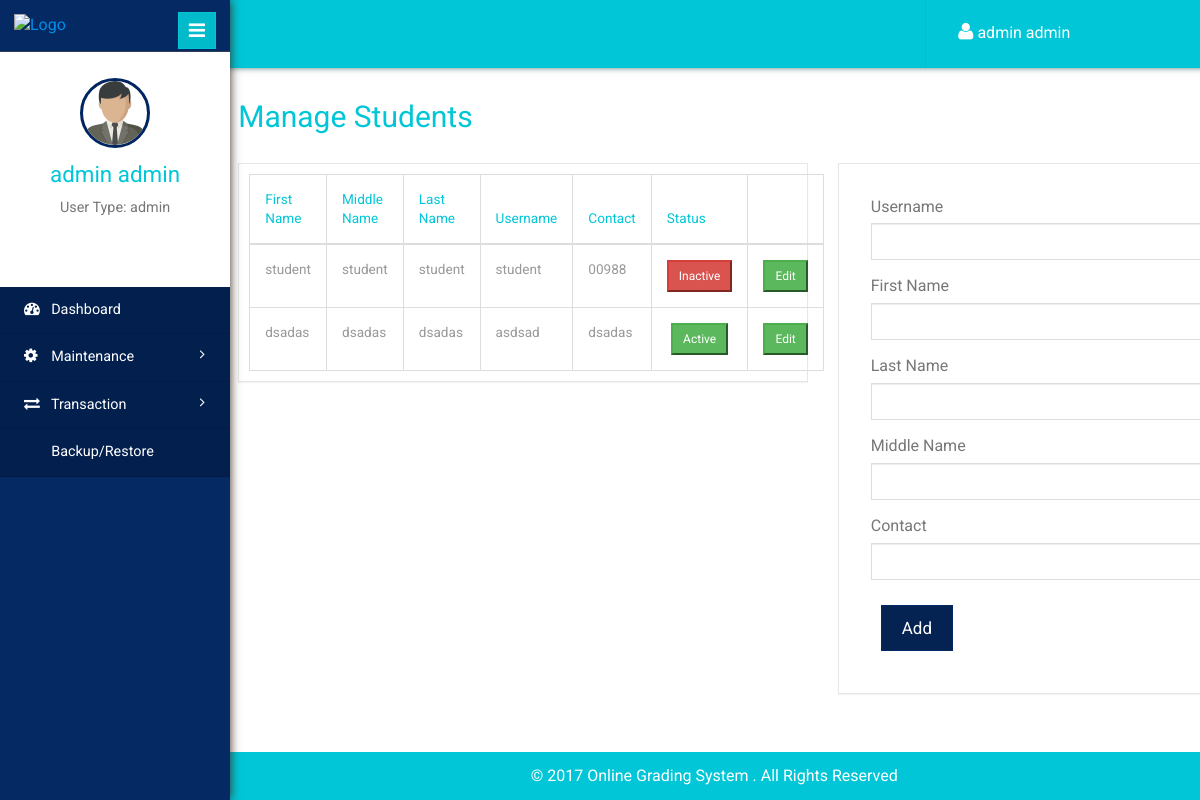
The page /student.php (signed in) on the database its author committed.
### tables this page shows
CREATE TABLE `usertbl` (
  `id` int(11) NOT NULL,
  `username` varchar(140) NOT NULL,
  `password` varchar(100) NOT NULL,
  `fname` varchar(140) NOT NULL,
  `mname` varchar(140) NOT NULL,
  `lname` varchar(140) NOT NULL,
  `contact` varchar(140) NOT NULL,
  `usertype` varchar(50) NOT NULL,
  `status` int(11) NOT NULL
);

### session.php (called while the page is built, shortened)
<?php
if (isset($_SESSION['username']))
{
	$username = $_SESSION['username'];
}
else
{
	header("Location: index.php");
	exit();
}
$result = mysqli_query($con,"SELECT * FROM usertbl WHERE username = '$username'")or die(mysqli_error($con));
$user_rows = mysqli_fetch_array($result);
$fname = $user_rows['fname'];
$lname = $user_rows['lname'];
$userType = $user_rows['usertype'];
$name = $fname." ".$lname;
?>

### student.php (the view, shortened to what this page needs)
<!DOCTYPE html>
<html>
<head>
	<?php include "inc/navbar.php"; ?>
</head>
<body>
	<div class="page-container">
		<div class="left-content">
			<?php include "inc/header.php"; ?>
			<div class="outter-wp">
				<div class="sub-heard-part">
					<ol class="breadcrumb m-b-0">
						<li><h2 style="margin-top:0px;"><a>Manage Students</a></h2></li>
					</ol>
				</div>
				<div class="graph-visual tables-main">
					<div class="row">
						<div class="col-sm-7">
							<div class="graph" style="padding:10px;">
								<form name="activeInactiveStudentForm" action="crud_function.php" method="post">
									<table class="table table-bordered">
										<thead>
											<tr>
												<th>First Name</th>
												<th>Middle Name</th>
												<th>Last Name</th>
												<th>Username</th>
												<th>Contact</th>
												<th>Status</th>
												<th></th>
											</tr>
										</thead>
										<tbody>
											<?php
											$query = "SELECT * FROM usertbl WHERE usertype = 'student'";
											$result = mysqli_query($con, $query);
											while($row = mysqli_fetch_array($result)){
												?>
												<tr>
													<td><?php echo $row['fname']; ?></td>
													<td><?php echo $row['mname']; ?></td>
													<td><?php echo $row['lname']; ?></td>
													<td><?php echo $row['username']; ?></td>
													<td><?php echo $row['contact']; ?></td>
													<?php
														if($row['status'] == 0)
														{
															echo "<td><center><button name='activeStudentBtn' studid='" . $row['id'] . "' onclick='activeInactive(this)' class='btn-success btn-sm'>Active</button></center></td>";
														}
														else
														{
															echo "<td><button name='activeStudentBtn' studid='" . $row['id'] . "' onclick='activeInactive(this)' class='btn-danger btn-sm'>Inactive</button></center></td>";
														}
													?>
													<td><button type="button" style="margin:0px;" userid="<?php echo $row['id']; ?>" firstname="<?php echo $row['fname']; ?>" middlename="<?php echo $row['mname']; ?>" lastname="<?php echo $row['lname']; ?>" username="<?php echo $row['username']; ?>" contact="<?php echo $row['contact']; ?>" class="btn-success btn-sm"  onclick="edit(this)"> Edit</button></td>
												</tr>
												<?php } ?>
											</tbody>
										</table>
									</form>
								</div>
							</div>
							<div class="col-sm-5">
								<div class="graph">
									<form action="crud_function.php" method="post">
										<div class="form-group">
											<label>Username</label>
											<input type="text" class="form-control" name="txtUsername" id="txtUsername" required>
										</div>
										<div class="form-group">
											<label>First Name</label>
											<input type="text" class="form-control" name="txtFirstname" id="txtFirstname" required>
										</div>
										<div class="form-group">
											<label>Last Name</label>
											<input type="text" class="form-control" name="txtLastname" id="txtLastname" required>
										</div>
										<div class="form-group">
											<label>Middle Name</label>
											<input type="text" class="form-control" name="txtMiddlename" id="txtMiddlename" required>
										</div>
										<div class="form-group">
											<label>Contact</label>
											<input type="text" class="form-control" name="txtContact" id="txtContact" required>
										</div>
										<button type="submit" name="btnAddStudent" id="btnAddStudent" class="btn btn-primary">Add</button>
									</form>
								</div>
							</div>
						</div>
					</div>
				</div>
				<?php include "inc/sidebar.php"; ?>
			</div>
		</body>
		</html>

### inc/header.php (shortened to what this page needs)
<?php include "conn.php"; ?>
<?php include "session.php"; ?>
<div class="inner-content">
	<div class="header-section">
		<div class="top_menu">
			<div class="profile_details_left">
				<ul class="nofitications-dropdown">
					<li class="dropdown note">
						<a href="#" class="dropdown-toggle" data-toggle="dropdown" aria-expanded="false" style="color:#fff;"><i class="fa fa-user"></i> <?php echo $name; ?></a>
					</li>
				</ul>
			</div>
			<div class="clearfix"></div>
		</div>
	</div>

### inc/sidebar.php (shortened to what this page needs)
<footer>
	<p style="color:#fff;padding-right:200px;">&copy 2017 Online Grading System . All Rights Reserved</p>
</footer>
<div class="sidebar-menu">
	<header class="logo">
		<a href="#" class="sidebar-icon"> <span class="fa fa-bars"></span> </a> <a href="admin_dashboard.php"> <img id="logo" src="" alt="Logo"/>
	</a>
</header>
<div class="down">
	<a href="admin_dashboard.php"><img style="width:70px;height:70px;" src="images/businessman.png"></a>
	<a href="admin_dashboard.php"><span class=" name-caret"><?php echo $name; ?></span></a>
	<p>User Type: <?php echo $userType; ?></p>
	<ul>
		<li><a class="tooltips" href="profile.php"><span>Profile</span><i class="lnr lnr-user"></i></a></li>
		<li><a class="tooltips" href="logout.php"><span>Log out</span><i class="lnr lnr-power-switch"></i></a></li>
	</ul>
</div>
<div class="menu">
	<ul id="menu" >
		<li><a href="admin_dashboard.php"><i class="fa fa-tachometer"></i> <span>Dashboard</span></a></li>
		<li id="menu-academico" ><a href="#"><i class="fa fa-cog"></i> <span> Maintenance</span> <span class="fa fa-angle-right" style="float: right"></span></a>
		</li>
		<li id="menu-academico" ><a href="#"><i class="fa fa-exchange"></i> <span> Transaction</span> <span class="fa fa-angle-right" style="float: right"></span></a>
		</li>
		<li><a href="backup.php"><i class="fa fa-database"></i> <span>Backup/Restore</span></a></li>
	</ul>
</div>
</div>

### rows shown on the page
usertbl: name "admin admin", usertype "admin"
usertbl: fname "student", mname "student", lname "student", username "student", contact "00988"
usertbl: fname "dsadas", mname "dsadas", lname "dsadas", username "asdsad", contact "dsadas"
